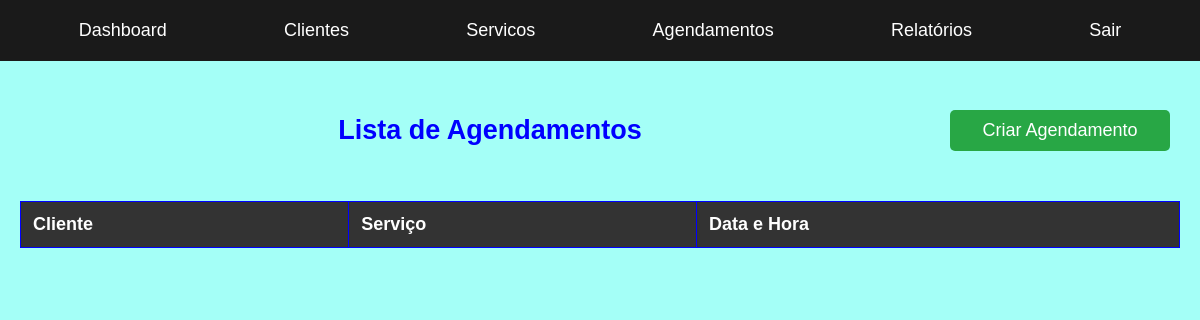
/agendamentos/ (signed in), run on an earlier commit of the app's database.
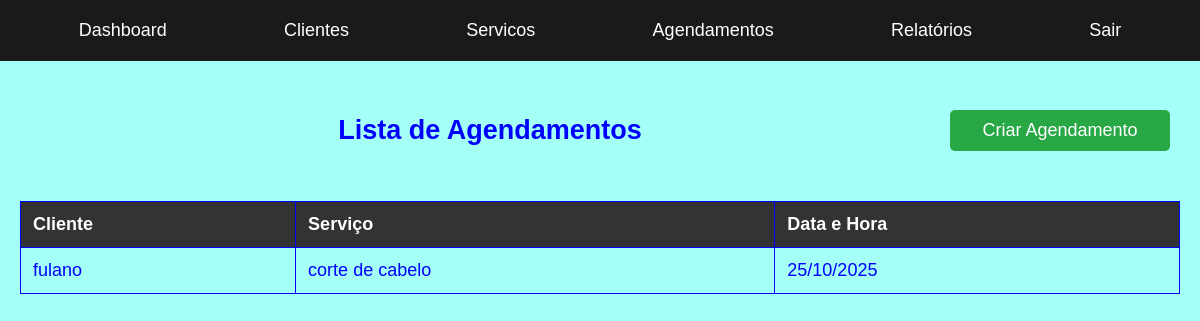
And on a later commit of the database.
### pdv/models.py (models this page shows, shortened)
class Agendamento(models.Model):
    cliente = models.ForeignKey(Cliente, on_delete=models.CASCADE)
    servico = models.ForeignKey(Servico, on_delete=models.CASCADE)
    data_hora = models.DateTimeField()

class Cliente(models.Model):
    nome = models.CharField(max_length=100)
    telefone = models.CharField(max_length=15)
    email = models.EmailField()

class Servico(models.Model):
    nome = models.CharField(max_length=100)
    preco = models.DecimalField(max_digits=10, decimal_places=2)

### pdv/views.py (the view)
# urls.py: path('agendamentos/', agendamentos_view, name='agendamentos'),
@login_required
def agendamentos_view(request):
    agendamentos = Agendamento.objects.all()
    return render(request, 'pdv/agendamentos.html', {'agendamentos': agendamentos})

### pdv/templates/pdv/agendamentos.html
{% extends 'pdv/base.html' %}
{% load static %}
{% block extra_styles %}
<link rel="stylesheet" type="text/css" href="{% static 'tabelas/tabelas.css' %}">
{% endblock %}
{% block content %}
<div class="titulo">
    <h2>Lista de Agendamentos</h2>
    <a href="{% url 'criar_agendamento' %}" class="btn">Criar Agendamento</a>
</div>
<table>
    <tr>
        <th>Cliente</th>
        <th>Serviço</th>
        <th>Data e Hora</th>
    </tr>
    {% for agendamento in agendamentos %}
    <tr>
        <td>{{ agendamento.cliente.nome }}</td>
        <td>{{ agendamento.servico.nome }}</td>
        <td>{{ agendamento.data_hora|date:"d/m/Y" }}</td>
    </tr>
    {% endfor %}
</table>
{% endblock %}

### pdv/templates/pdv/base.html (shortened to what this page needs)
<!DOCTYPE html>
<html lang="pt-BR">
<head>
    {% load static %}
    <link rel="stylesheet" type="text/css" href="{% static 'global/style.css' %}">
    {% block extra_styles %}{% endblock %}
</head>
<body>
    <header>
        {% with excluded_routes='/login/,/register/' %}
            {% if request.path not in excluded_routes %}
                <nav>
                    <a href="{% url 'dashboard' %}">Dashboard</a>
                    <a href="{% url 'clientes' %}">Clientes</a>
                    <a href="{% url 'servicos' %}">Servicos</a>
                    <a href="{% url 'agendamentos' %}">Agendamentos</a>
                    <a href="{% url 'relatorios' %}">Relatórios</a>
                    <a href="{% url 'logout' %}">Sair</a>
                </nav>
            {% endif %}
        {% endwith %}
    </header>
    <main>
        {% block content %}{% endblock %}
    </main>
</body>
</html>

### pdv/static/global/style.css (style rules this page uses)
body { margin: 0; font-family: 'Times New Roman', Times, serif; font-size: large; }
header { background-color: #1a1a1a; color: white; padding: 10px 20px; position: fixed; top: 0; left: 0; right: 0; z-index: 1000; }
nav { display: flex; justify-content: space-around; }
nav a { color: white; text-decoration: none; padding: 10px 15px; transition: background-color 0.3s; }
main { margin-top: 60px; padding: 20px; }
.btn { display: block; width: 200px; margin: 20px auto; padding: 10px; background-color: #28a745; color: white; text-align: center; text-decoration: none; border-radius: 5px; transition: background-color 0.3s; }
.titulo { display: flex; justify-content: space-between; align-items: center; padding: 10px; }
.titulo h2 { margin: 0; flex-grow: 1; text-align: center; }

### pdv/static/tabelas/tabelas.css (style rules this page uses)
body { margin: 0; font-family: Arial, sans-serif; background-color:rgb(164, 255, 247); color: blue; }
h2 { text-align: center; margin-top: 20px; }
table { width: 100%; border-collapse: collapse; margin: 20px 0; }
th, td { border: 1px solid blue; padding: 12px; text-align: left; }
th { background-color: #333; color: white; }

What changed in the data, as far as the page shows it:
added Agendamento: cliente.nome "fulano", servico.nome "corte de cabelo", data_hora "25/10/2025"
